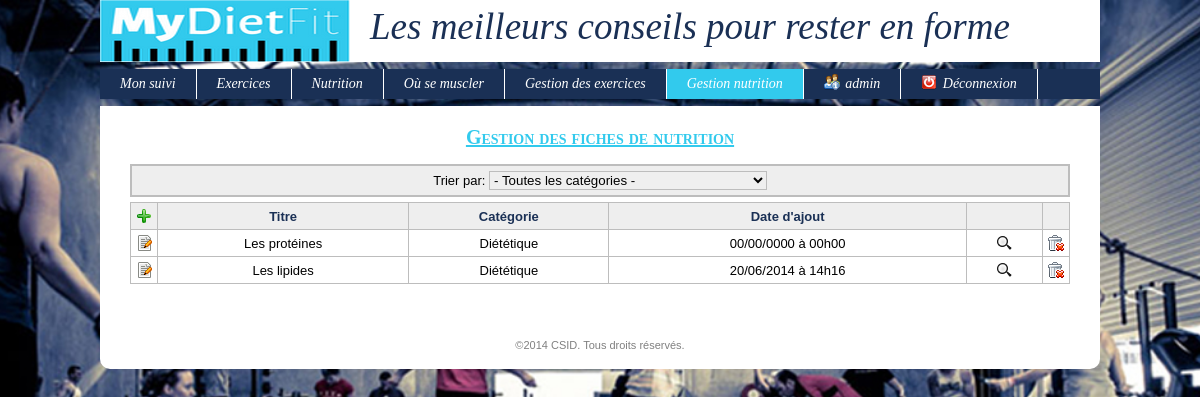
/index.php?uc=admin&action=lstNutrition (signed in), run on the app's committed database.
### tables this page shows
CREATE TABLE IF NOT EXISTS `fichenutrition` (
  `idFicheNutrition` int(11) unsigned NOT NULL AUTO_INCREMENT,
  `dateAjout` datetime NOT NULL DEFAULT '0000-00-00 00:00:00',
  `contenu` varchar(2000) NOT NULL DEFAULT '',
  `titre` varchar(100) NOT NULL DEFAULT '',
  `idCategorieNutrition` int(10) unsigned NOT NULL DEFAULT '0',
  `image` varchar(60) NOT NULL DEFAULT '',
  `video` varchar(60) NOT NULL DEFAULT '',
  PRIMARY KEY (`idFicheNutrition`),
  KEY `FK_fichenutrition_1` (`idCategorieNutrition`)
);

CREATE TABLE IF NOT EXISTS `categorienutrition` (
  `idCategorie` int(10) unsigned NOT NULL AUTO_INCREMENT,
  `libelleCategorie` varchar(45) NOT NULL DEFAULT '',
  PRIMARY KEY (`idCategorie`)
);

### config.inc.php (called while the page is built, shortened)
<?php
$_CONFIG = array
(
	"DB_ServerHost" => "localhost",
	"DB_Username" => "root",
    "DB_Password" => "",
    "DB_Database" => "mydietfit_bdd",
    "DIR_Control" => "controleurs/",
    "DIR_View" => "vues/",
    "DIR_Model" => "modules/fonctions/php/",
    "DIR_Dynamic" => "modules/fonctions/js/",
    "DIR_XML" => "modules/fonctions/xml/",
    "DIR_Plugin" => "modules/plugins/",
    "DIR_CSS" => "modules/themes/",
    "DIR_Attachment" => "ressources/documents/",
    "DIR_Image" => "ressources/images/",
	"EML_Envoi" => false,
	"EML_ServerSMTP" => "",
	"EML_PortSMTP" => "",
);
?>

### modules/fonctions/php/nutrition.inc.php (called while the page is built, shortened)
<?php
function getLesNutritions($idCategorie = null)
{
	$req = "SELECT * FROM fichenutrition";
	$conx = connexion();
	$res = mysql_query($req, $conx) or die("<u>Erreur SQL (getLesNutritions)</u>: ".mysql_error()." <br>");
	$lesNutritions = array();
	$ligne = mysql_fetch_assoc($res);
	while($ligne != false)
	{
		$lesNutritions[] = $ligne;
		$ligne = mysql_fetch_assoc($res);
	}
	return $lesNutritions;
}
?>

### modules/fonctions/php/generale.inc.php (called while the page is built, shortened)
<?php
function connexion()
{
	global $_CONFIG;
	$hote = $_CONFIG['DB_ServerHost'];
	$login = $_CONFIG['DB_Username'];
	$mdp = $_CONFIG['DB_Password'];
	$bd = $_CONFIG['DB_Database'];
	$connexion = @mysql_connect($hote, $login, $mdp) or die("<u>Erreur SQL (Connexion au serveur impossible)</u>: ".mysql_error()." <br>");
	return $connexion;
}
function getMySqlString($champ, $elseValue = null, $noCote = 0)
{
	$cote = ($noCote) ? null : "'";
	if(isset($champ) && $champ) $result = $cote.mysql_real_escape_string($champ, connexion()).$cote;
	else if(is_null($champ) || $champ == "") $result = "NULL";
	else $result = $cote.mysql_real_escape_string($elseValue, connexion()).$cote;
	return $result;
}
function dateFR($date, $type = 1)
{
	$dateFinale = null;
	if($date)
	{
		$dateFinale = $date;
		$split = explode(" ", $date);
		if(count($split) == 2)
		{
			$splitDate = explode("-", $split[0]);
			$splitHeure = explode(":", $split[1]);
			if(count($splitDate) == 3) { $annee = $splitDate[0]; $mois = $splitDate[1]; $jour = $splitDate[2]; }
			if(count($splitHeure) == 3) { $heure = $splitHeure[0]; $minute = $splitHeure[1]; }
			switch($type)
			{
				case 1: $dateFinale = $jour."/".$mois."/".$annee." à ".$heure."h".$minute; break;
			}
		}
	}
	return $dateFinale;
}
?>

### modules/fonctions/php/categorieNutrition.inc.php (called while the page is built, shortened)
<?php
function getUneCategorie($idCategorie)
{
	$req = "SELECT * FROM categorienutrition where idCategorie = ".getMySqlString($idCategorie);
	$conx = connexion();
	$res = mysql_query($req, $conx) or die ("<u>Erreur SQL (getUneCategorie)</u>: ".mysql_error()." <br>");
	$uneCategorie = mysql_fetch_assoc($res);
	return $uneCategorie;
}
?>

### vues/v_lstNutrition.php (the view, shortened to what this page needs)
<?php
if(isset($lesNutritions))
{
	echo "<div class='headFrm'><form method='get' action='index.php'>
	<input type='hidden' name='uc' value=$uc>
	<input type='hidden' name='action' value=$action>
	Trier par: <select onChange='document.forms[0].submit();' name='idCategorie' style='width: 30%;'>
					<option value='0' style='color: #808080;'> - Toutes les catégories - </option>";
	echo "</select></form></div>";
	echo "<table class='sortable'>
			<tr>
				<th> <a href='index.php?uc=admin&action=frmAddNutrition'><img src='".$_CONFIG['DIR_Image']."imgAdd.png' title='Ajouter une fiche nutrition'></a> </th>
				<th>Titre</th>
				<th>Catégorie</th>
				<th>Date d'ajout</th>
				<th></th>
				<th></th>
			</tr>";
	foreach($lesNutritions as $uneNutrition)
	{
		$idNutrition = $uneNutrition['idFicheNutrition'];
		$titre = $uneNutrition['titre'];
		$idCategorie = $uneNutrition['idCategorieNutrition'];
		$uneCategorie = getUneCategorie($idCategorie);
		$libelle = $uneCategorie['libelleCategorie'];
		$dateAjout = dateFR($uneNutrition['dateAjout']);
		$urlFiche = "index.php?uc=admin&action=frmModifNutrition&idNutrition=$idNutrition";
		$paramTD = "onClick=document.location.href='index.php?uc=admin&action=frmModifNutrition&idNutrition=$idNutrition' title=\"Cliquez ici pour modifier la fiche nutrition\"";
		$imgEdit = "<a href='$urlFiche'><img src='".$_CONFIG['DIR_Image']."imgEdit.png' title=\"Modifier la fiche nutrition\"></a>";
		$imgVoir = "<a href='index.php?uc=nutrition&action=v_nutrition&idNutrition=$idNutrition'><img src='$_CONFIG[DIR_Image]btnSearch.png' title=\"Voir la fiche de nutrition\"></a>";
		$imgSuppr = "<a onClick=confirmDelNutrition($idNutrition);><img src='".$_CONFIG['DIR_Image']."imgTrash.png' title=\"Supprimer la fiche nutrition\"></a>";
		echo "<tr class='ligneTableau'>
			<td width='16'> $imgEdit </td>
			<td $paramTD> $titre </td>
			<td $paramTD> $libelle </td>
			<td $paramTD> $dateAjout </td>
			<td $paramTD> $imgVoir </td>
			<td width='16'> $imgSuppr </td>
		</tr>";
	}
	echo "</table><br>";
}

### data on the page
fichenutrition: titre "Les protéines", idCategorieNutrition.libelleCategorie "Diététique", dateAjout "00/00/0000 à 00h00"
fichenutrition: titre "Les lipides", idCategorieNutrition.libelleCategorie "Diététique", dateAjout "20/06/2014 à 14h16"

### other printed values
$_SESSION['login'] "admin"
$titre "Gestion des fiches de nutrition"
